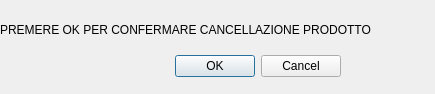
<?xml version="1.0" encoding="UTF-8"?>
<ui version="4.0">
 <class>DeleteConfirm</class>
 <widget class="QDialog" name="DeleteConfirm">
  <property name="geometry">
   <rect>
    <x>0</x>
    <y>0</y>
    <width>435</width>
    <height>94</height>
   </rect>
  </property>
  <property name="windowTitle">
   <string>Dialog</string>
  </property>
  <widget class="QDialogButtonBox" name="buttonBox">
   <property name="geometry">
    <rect>
     <x>0</x>
     <y>50</y>
     <width>341</width>
     <height>32</height>
    </rect>
   </property>
   <property name="orientation">
    <enum>Qt::Horizontal</enum>
   </property>
   <property name="standardButtons">
    <set>QDialogButtonBox::Cancel|QDialogButtonBox::Ok</set>
   </property>
  </widget>
  <widget class="QLabel" name="label">
   <property name="geometry">
    <rect>
     <x>0</x>
     <y>20</y>
     <width>491</width>
     <height>20</height>
    </rect>
   </property>
   <property name="text">
    <string>PREMERE OK PER CONFERMARE CANCELLAZIONE PRODOTTO</string>
   </property>
  </widget>
 </widget>
 <resources/>
 <connections>
  <connection>
   <sender>buttonBox</sender>
   <signal>accepted()</signal>
   <receiver>DeleteConfirm</receiver>
   <slot>accept()</slot>
   <hints>
    <hint type="sourcelabel">
     <x>248</x>
     <y>254</y>
    </hint>
    <hint type="destinationlabel">
     <x>157</x>
     <y>274</y>
    </hint>
   </hints>
  </connection>
  <connection>
   <sender>buttonBox</sender>
   <signal>rejected()</signal>
   <receiver>DeleteConfirm</receiver>
   <slot>reject()</slot>
   <hints>
    <hint type="sourcelabel">
     <x>316</x>
     <y>260</y>
    </hint>
    <hint type="destinationlabel">
     <x>286</x>
     <y>274</y>
    </hint>
   </hints>
  </connection>
 </connections>
</ui>
